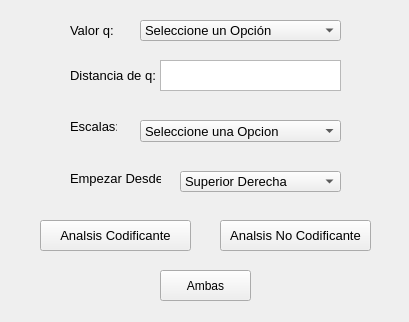
<?xml version="1.0" encoding="UTF-8"?>
<ui version="4.0">
 <class>detrend2D</class>
 <widget class="QWidget" name="detrend2D">
  <property name="geometry">
   <rect>
    <x>0</x>
    <y>0</y>
    <width>409</width>
    <height>322</height>
   </rect>
  </property>
  <property name="windowTitle">
   <string>Detrend 2D</string>
  </property>
  <widget class="QLabel" name="label">
   <property name="geometry">
    <rect>
     <x>70</x>
     <y>20</y>
     <width>51</width>
     <height>21</height>
    </rect>
   </property>
   <property name="font">
    <font>
     <pointsize>10</pointsize>
    </font>
   </property>
   <property name="text">
    <string>Valor q:</string>
   </property>
  </widget>
  <widget class="QComboBox" name="valorQ">
   <property name="geometry">
    <rect>
     <x>140</x>
     <y>20</y>
     <width>201</width>
     <height>21</height>
    </rect>
   </property>
   <property name="font">
    <font>
     <pointsize>10</pointsize>
    </font>
   </property>
   <item>
    <property name="text">
     <string>Seleccione un Opción</string>
    </property>
   </item>
   <item>
    <property name="text">
     <string>-20 a 20</string>
    </property>
   </item>
   <item>
    <property name="text">
     <string>-10 a 10</string>
    </property>
   </item>
   <item>
    <property name="text">
     <string>-5 a 5</string>
    </property>
   </item>
   <item>
    <property name="text">
     <string>-2 a 2</string>
    </property>
   </item>
   <item>
    <property name="text">
     <string>-1 a 1</string>
    </property>
   </item>
  </widget>
  <widget class="QLabel" name="label_6">
   <property name="geometry">
    <rect>
     <x>70</x>
     <y>120</y>
     <width>47</width>
     <height>13</height>
    </rect>
   </property>
   <property name="font">
    <font>
     <pointsize>10</pointsize>
    </font>
   </property>
   <property name="text">
    <string>Escalas:</string>
   </property>
  </widget>
  <widget class="QComboBox" name="escalas">
   <property name="geometry">
    <rect>
     <x>140</x>
     <y>120</y>
     <width>201</width>
     <height>22</height>
    </rect>
   </property>
   <property name="font">
    <font>
     <pointsize>10</pointsize>
    </font>
   </property>
   <item>
    <property name="text">
     <string>Seleccione una Opcion</string>
    </property>
   </item>
   <item>
    <property name="text">
     <string>2</string>
    </property>
   </item>
   <item>
    <property name="text">
     <string>4</string>
    </property>
   </item>
   <item>
    <property name="text">
     <string>8</string>
    </property>
   </item>
   <item>
    <property name="text">
     <string>16</string>
    </property>
   </item>
   <item>
    <property name="text">
     <string>32</string>
    </property>
   </item>
   <item>
    <property name="text">
     <string>64</string>
    </property>
   </item>
   <item>
    <property name="text">
     <string>128</string>
    </property>
   </item>
   <item>
    <property name="text">
     <string>256</string>
    </property>
   </item>
   <item>
    <property name="text">
     <string>512</string>
    </property>
   </item>
  </widget>
  <widget class="QTextEdit" name="distancia">
   <property name="geometry">
    <rect>
     <x>160</x>
     <y>60</y>
     <width>181</width>
     <height>31</height>
    </rect>
   </property>
   <property name="font">
    <font>
     <pointsize>10</pointsize>
    </font>
   </property>
  </widget>
  <widget class="QLabel" name="label_3">
   <property name="geometry">
    <rect>
     <x>70</x>
     <y>60</y>
     <width>91</width>
     <height>31</height>
    </rect>
   </property>
   <property name="font">
    <font>
     <pointsize>10</pointsize>
    </font>
   </property>
   <property name="text">
    <string>Distancia de q:</string>
   </property>
  </widget>
  <widget class="QPushButton" name="btnNoCodificanteA">
   <property name="geometry">
    <rect>
     <x>220</x>
     <y>220</y>
     <width>151</width>
     <height>31</height>
    </rect>
   </property>
   <property name="font">
    <font>
     <pointsize>10</pointsize>
    </font>
   </property>
   <property name="text">
    <string>Analsis No Codificante</string>
   </property>
  </widget>
  <widget class="QPushButton" name="btnAmbas">
   <property name="geometry">
    <rect>
     <x>160</x>
     <y>270</y>
     <width>91</width>
     <height>31</height>
    </rect>
   </property>
   <property name="text">
    <string>Ambas</string>
   </property>
  </widget>
  <widget class="QPushButton" name="btnCodificanteA">
   <property name="geometry">
    <rect>
     <x>40</x>
     <y>220</y>
     <width>151</width>
     <height>31</height>
    </rect>
   </property>
   <property name="font">
    <font>
     <pointsize>10</pointsize>
    </font>
   </property>
   <property name="text">
    <string>Analsis Codificante</string>
   </property>
  </widget>
  <widget class="QLabel" name="label_2">
   <property name="geometry">
    <rect>
     <x>70</x>
     <y>170</y>
     <width>91</width>
     <height>16</height>
    </rect>
   </property>
   <property name="font">
    <font>
     <pointsize>10</pointsize>
    </font>
   </property>
   <property name="text">
    <string>Empezar Desde:</string>
   </property>
  </widget>
  <widget class="QComboBox" name="empezarDesde">
   <property name="geometry">
    <rect>
     <x>180</x>
     <y>171</y>
     <width>161</width>
     <height>21</height>
    </rect>
   </property>
   <property name="font">
    <font>
     <pointsize>10</pointsize>
    </font>
   </property>
   <item>
    <property name="text">
     <string>Superior Derecha</string>
    </property>
   </item>
   <item>
    <property name="text">
     <string>Superior Izquierda</string>
    </property>
   </item>
   <item>
    <property name="text">
     <string>Inferior Derecha</string>
    </property>
   </item>
   <item>
    <property name="text">
     <string>Inferior Izquierda</string>
    </property>
   </item>
  </widget>
 </widget>
 <resources/>
 <connections/>
</ui>
